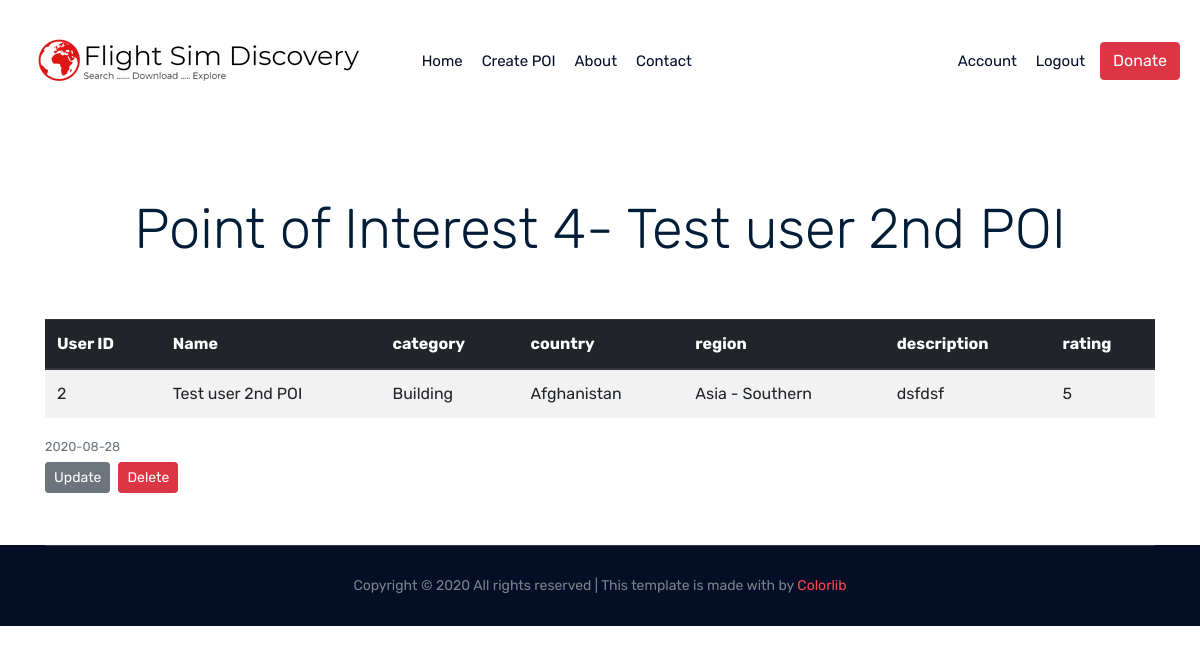
/poi/4 (signed in), run on the app's committed database.
### flightsimdiscovery/models.py (models this page shows, shortened)
class Pois(db.Model):
    id = db.Column(db.Integer, primary_key=True)
    user_id = db.Column(db.Integer, db.ForeignKey('user.id'), nullable=False)
    name = db.Column(db.String(50), unique=True, nullable=False)
    latitude = db.Column(db.FLOAT, unique=False, nullable=False)
    longitude = db.Column(db.FLOAT, unique=False, nullable=False)
    region = db.Column(db.String(20), unique=False, nullable=False)
    country = db.Column(db.String(60), unique=False, nullable=False)
    category = db.Column(db.String(20), unique=False, nullable=False)
    description = db.Column(db.Text, nullable=True)
    nearest_icao_code = db.Column(db.String(4), nullable=True)
    rating = db.Column(db.Integer, nullable=True)
    date_posted = db.Column(db.DateTime, nullable=False, default=datetime.utcnow)

### flightsimdiscovery/routes.py (the view)
@app.route("/poi/<int:poi_id>")
@login_required
def poi(poi_id):
    poi = Pois.query.get_or_404(poi_id)
    return render_template('poi.html', poi=poi)

### flightsimdiscovery/models.py (called while the page is built)
@login_manager.user_loader
def load_user(user_id):
    return User.query.get(int(user_id))

### flightsimdiscovery/templates/poi.html (shortened to what this page needs)
{% extends "base.html" %}
{% block content %}
<div class="container">
    <br>
    <br>
    <br>
    <h2 class="article-title display-4 text-center">Point of Interest {{poi.id}}- {{poi.name}}</h2>
          <div class="db_table_area">
                <br>
                <br>
              <table class="table table-striped" >
                <thead class="thead-dark">
                  <tr>
                    <tr>
                        <th scope="col">User ID</th>
                        <th scope="col">Name</th>
                        <th scope="col">category</th>
                        <th scope="col">country</th>
                        <th scope="col">region</th>
                        <th scope="col">description</th>
                        <th scope="col">rating</th>
                      </tr>
                </thead>
                <tbody>
                    <tr>
                        <td>{{poi.user_id}}</td>
                        <td>{{poi.name}}</td>
                        <td>{{poi.category}}</td>
                        <td>{{poi.country}}</td>
                        <td>{{poi.region}}</td>
                        <td>{{poi.description}}</td>
                        <td>{{poi.rating}}</td>
                      </tr>
                </tbody>
              </table>
            </div>
            <small class="text-muted">{{ poi.date_posted.strftime('%Y-%m-%d') }}</small>
            {% if (current_user.id == 1) or (poi.user_id == current_user.id) %}
              <div>
                <a class="btn btn-secondary btn-sm mt-1 mb-1" href="{{ url_for('update_post', poi_id=poi.id) }}">Update</a>
                <button type="button" class="btn btn-danger btn-sm m-1" data-toggle="modal" data-target="#deleteModal">Delete</button>
              </div>
            {% endif %}
          </div>
          <br>
          <br>
{% endblock content %}

### data on the page
Pois: id "4", name "Test user 2nd POI", user_id "2", category "Building", country "Afghanistan", region "Asia - Southern", description "dsfdsf", rating "5", date_posted "2020-08-28"
